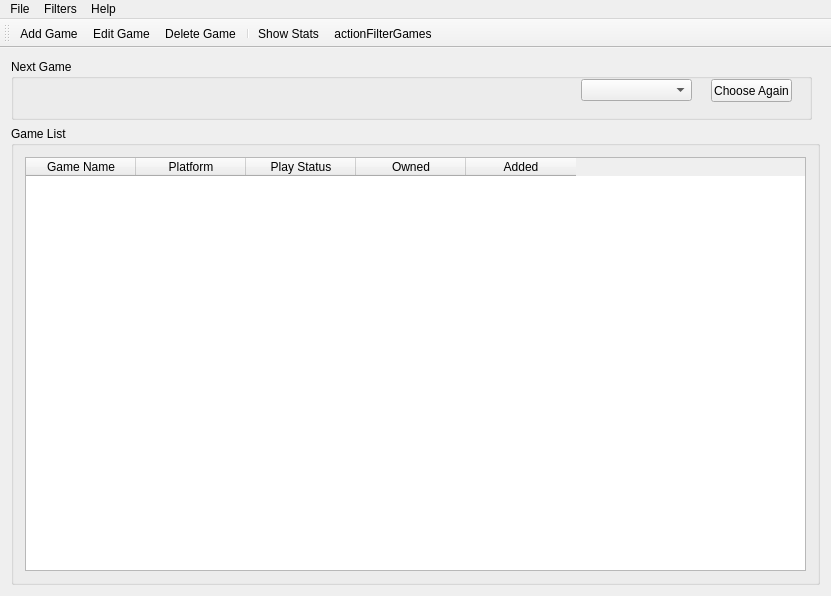
<?xml version="1.0" encoding="UTF-8"?>
<ui version="4.0">
 <class>BacklogManagerForm</class>
 <widget class="QMainWindow" name="BacklogManagerForm">
  <property name="geometry">
   <rect>
    <x>0</x>
    <y>0</y>
    <width>831</width>
    <height>596</height>
   </rect>
  </property>
  <property name="minimumSize">
   <size>
    <width>831</width>
    <height>0</height>
   </size>
  </property>
  <property name="maximumSize">
   <size>
    <width>831</width>
    <height>16777215</height>
   </size>
  </property>
  <property name="windowTitle">
   <string>Backlog Manager</string>
  </property>
  <widget class="QWidget" name="centralWidget">
   <layout class="QVBoxLayout" name="verticalLayout_2">
    <item>
     <widget class="QGroupBox" name="BacklogManagerForm_NextGameGroup">
      <property name="minimumSize">
       <size>
        <width>801</width>
        <height>61</height>
       </size>
      </property>
      <property name="maximumSize">
       <size>
        <width>801</width>
        <height>61</height>
       </size>
      </property>
      <property name="title">
       <string>Next Game</string>
      </property>
      <widget class="QLabel" name="BacklogManagerForm_NextGameTitle">
       <property name="geometry">
        <rect>
         <x>20</x>
         <y>20</y>
         <width>331</width>
         <height>21</height>
        </rect>
       </property>
       <property name="font">
        <font>
         <pointsize>11</pointsize>
         <weight>75</weight>
         <bold>true</bold>
        </font>
       </property>
       <property name="text">
        <string/>
       </property>
      </widget>
      <widget class="QLabel" name="BacklogManagerForm_NextGamePlatform">
       <property name="geometry">
        <rect>
         <x>370</x>
         <y>20</y>
         <width>181</width>
         <height>21</height>
        </rect>
       </property>
       <property name="font">
        <font>
         <pointsize>11</pointsize>
         <weight>75</weight>
         <bold>true</bold>
        </font>
       </property>
       <property name="text">
        <string/>
       </property>
      </widget>
      <widget class="QComboBox" name="BacklogManagerForm_NextGameStatus">
       <property name="geometry">
        <rect>
         <x>570</x>
         <y>20</y>
         <width>111</width>
         <height>22</height>
        </rect>
       </property>
      </widget>
      <widget class="QPushButton" name="BacklogManagerForm_NextGameChooseButton">
       <property name="geometry">
        <rect>
         <x>700</x>
         <y>20</y>
         <width>81</width>
         <height>23</height>
        </rect>
       </property>
       <property name="text">
        <string>Choose Again</string>
       </property>
      </widget>
     </widget>
    </item>
    <item>
     <widget class="QGroupBox" name="BacklogManagerForm_GameListGroup">
      <property name="title">
       <string>Game List</string>
      </property>
      <layout class="QVBoxLayout" name="verticalLayout">
       <item>
        <widget class="QTableWidget" name="BacklogManagerForm_GameList">
         <property name="contextMenuPolicy">
          <enum>Qt::ActionsContextMenu</enum>
         </property>
         <property name="editTriggers">
          <set>QAbstractItemView::NoEditTriggers</set>
         </property>
         <property name="selectionMode">
          <enum>QAbstractItemView::ExtendedSelection</enum>
         </property>
         <property name="selectionBehavior">
          <enum>QAbstractItemView::SelectRows</enum>
         </property>
         <property name="sortingEnabled">
          <bool>true</bool>
         </property>
         <property name="columnCount">
          <number>5</number>
         </property>
         <attribute name="horizontalHeaderCascadingSectionResizes">
          <bool>false</bool>
         </attribute>
         <attribute name="horizontalHeaderDefaultSectionSize">
          <number>110</number>
         </attribute>
         <column>
          <property name="text">
           <string>Game Name</string>
          </property>
         </column>
         <column>
          <property name="text">
           <string>Platform</string>
          </property>
         </column>
         <column>
          <property name="text">
           <string>Play Status</string>
          </property>
         </column>
         <column>
          <property name="text">
           <string>Owned</string>
          </property>
         </column>
         <column>
          <property name="text">
           <string>Added</string>
          </property>
         </column>
        </widget>
       </item>
      </layout>
     </widget>
    </item>
   </layout>
  </widget>
  <widget class="QMenuBar" name="menuBar">
   <property name="geometry">
    <rect>
     <x>0</x>
     <y>0</y>
     <width>831</width>
     <height>21</height>
    </rect>
   </property>
   <widget class="QMenu" name="menuFile">
    <property name="title">
     <string>File</string>
    </property>
    <addaction name="actionSetBackupPath"/>
    <addaction name="actionImportCSV"/>
    <addaction name="actionClose"/>
   </widget>
   <widget class="QMenu" name="menuFilters">
    <property name="title">
     <string>Filters</string>
    </property>
    <widget class="QMenu" name="menuPlayed_Status">
     <property name="title">
      <string>Played Status</string>
     </property>
     <addaction name="actionFilterNotPlayed"/>
     <addaction name="actionFilterPlayed"/>
     <addaction name="actionFilterComplete"/>
     <addaction name="actionFilterAbandoned"/>
    </widget>
    <widget class="QMenu" name="menuPlatform">
     <property name="title">
      <string>Platform</string>
     </property>
     <addaction name="actionFilterPC"/>
     <addaction name="actionFilterPS4"/>
     <addaction name="actionFilterPS3"/>
     <addaction name="actionFilterPSVita"/>
    </widget>
    <widget class="QMenu" name="menuOwned_Status">
     <property name="title">
      <string>Owned Status</string>
     </property>
     <addaction name="actionFilterOwned"/>
     <addaction name="actionFilterNotOwned"/>
    </widget>
    <addaction name="menuPlayed_Status"/>
    <addaction name="menuPlatform"/>
    <addaction name="menuOwned_Status"/>
   </widget>
   <widget class="QMenu" name="menuHelp">
    <property name="title">
     <string>Help</string>
    </property>
    <addaction name="actionAbout"/>
   </widget>
   <addaction name="menuFile"/>
   <addaction name="menuFilters"/>
   <addaction name="menuHelp"/>
  </widget>
  <widget class="QToolBar" name="toolBar">
   <property name="windowTitle">
    <string>toolBar</string>
   </property>
   <attribute name="toolBarArea">
    <enum>TopToolBarArea</enum>
   </attribute>
   <attribute name="toolBarBreak">
    <bool>false</bool>
   </attribute>
   <addaction name="actionAddGame"/>
   <addaction name="actionEditGame"/>
   <addaction name="actionDeleteGame"/>
   <addaction name="separator"/>
   <addaction name="actionShowStats"/>
   <addaction name="actionFilterGames"/>
  </widget>
  <action name="actionAddGame">
   <property name="icon">
    <iconset resource="BacklogManagerForm.qrc">
     <normaloff>:/BacklogManagerForm/Resources/Add Game.png</normaloff>:/BacklogManagerForm/Resources/Add Game.png</iconset>
   </property>
   <property name="text">
    <string>Add Game</string>
   </property>
   <property name="toolTip">
    <string>Add a game to the collection</string>
   </property>
  </action>
  <action name="actionEditGame">
   <property name="icon">
    <iconset resource="BacklogManagerForm.qrc">
     <normaloff>:/BacklogManagerForm/Resources/Edit Game.png</normaloff>:/BacklogManagerForm/Resources/Edit Game.png</iconset>
   </property>
   <property name="text">
    <string>Edit Game</string>
   </property>
   <property name="toolTip">
    <string>Edit a game in the collection</string>
   </property>
  </action>
  <action name="actionDeleteGame">
   <property name="icon">
    <iconset resource="BacklogManagerForm.qrc">
     <normaloff>:/BacklogManagerForm/Resources/Delete Game.png</normaloff>:/BacklogManagerForm/Resources/Delete Game.png</iconset>
   </property>
   <property name="text">
    <string>Delete Game</string>
   </property>
   <property name="toolTip">
    <string>Delete a game from the collection</string>
   </property>
  </action>
  <action name="actionImportCSV">
   <property name="text">
    <string>Import .CSV</string>
   </property>
  </action>
  <action name="actionClose">
   <property name="text">
    <string>Close</string>
   </property>
  </action>
  <action name="actionFilterNotPlayed">
   <property name="checkable">
    <bool>true</bool>
   </property>
   <property name="text">
    <string>Not Played</string>
   </property>
  </action>
  <action name="actionFilterPlayed">
   <property name="checkable">
    <bool>true</bool>
   </property>
   <property name="text">
    <string>Played</string>
   </property>
  </action>
  <action name="actionFilterComplete">
   <property name="checkable">
    <bool>true</bool>
   </property>
   <property name="text">
    <string>Complete</string>
   </property>
  </action>
  <action name="actionFilterAbandoned">
   <property name="checkable">
    <bool>true</bool>
   </property>
   <property name="text">
    <string>Abandoned</string>
   </property>
  </action>
  <action name="actionFilterPC">
   <property name="checkable">
    <bool>true</bool>
   </property>
   <property name="text">
    <string>PC</string>
   </property>
  </action>
  <action name="actionFilterPS4">
   <property name="checkable">
    <bool>true</bool>
   </property>
   <property name="text">
    <string>Playstation 4</string>
   </property>
  </action>
  <action name="actionFilterPS3">
   <property name="checkable">
    <bool>true</bool>
   </property>
   <property name="text">
    <string>Playstation 3</string>
   </property>
  </action>
  <action name="actionFilterPSVita">
   <property name="checkable">
    <bool>true</bool>
   </property>
   <property name="text">
    <string>Playstation Vita</string>
   </property>
  </action>
  <action name="actionFilterOwned">
   <property name="checkable">
    <bool>true</bool>
   </property>
   <property name="text">
    <string>Owned</string>
   </property>
  </action>
  <action name="actionFilterNotOwned">
   <property name="checkable">
    <bool>true</bool>
   </property>
   <property name="text">
    <string>Not Owned</string>
   </property>
  </action>
  <action name="actionShowStats">
   <property name="icon">
    <iconset resource="BacklogManagerForm.qrc">
     <normaloff>:/BacklogManagerForm/Resources/Game Stats.png</normaloff>:/BacklogManagerForm/Resources/Game Stats.png</iconset>
   </property>
   <property name="text">
    <string>Show Stats</string>
   </property>
   <property name="toolTip">
    <string>Show the stats dialog</string>
   </property>
  </action>
  <action name="actionSetBackupPath">
   <property name="text">
    <string>Set Backup Path</string>
   </property>
   <property name="toolTip">
    <string>Backups are processed on application close</string>
   </property>
  </action>
  <action name="actionAbout">
   <property name="text">
    <string>About</string>
   </property>
  </action>
  <action name="actionFilterGames">
   <property name="icon">
    <iconset resource="BacklogManagerForm.qrc">
     <normaloff>:/BacklogManagerForm/Resources/Filter Games.png</normaloff>:/BacklogManagerForm/Resources/Filter Games.png</iconset>
   </property>
   <property name="text">
    <string>actionFilterGames</string>
   </property>
  </action>
 </widget>
 <layoutdefault spacing="6" margin="11"/>
 <resources>
  <include location="BacklogManagerForm.qrc"/>
 </resources>
 <connections/>
</ui>
